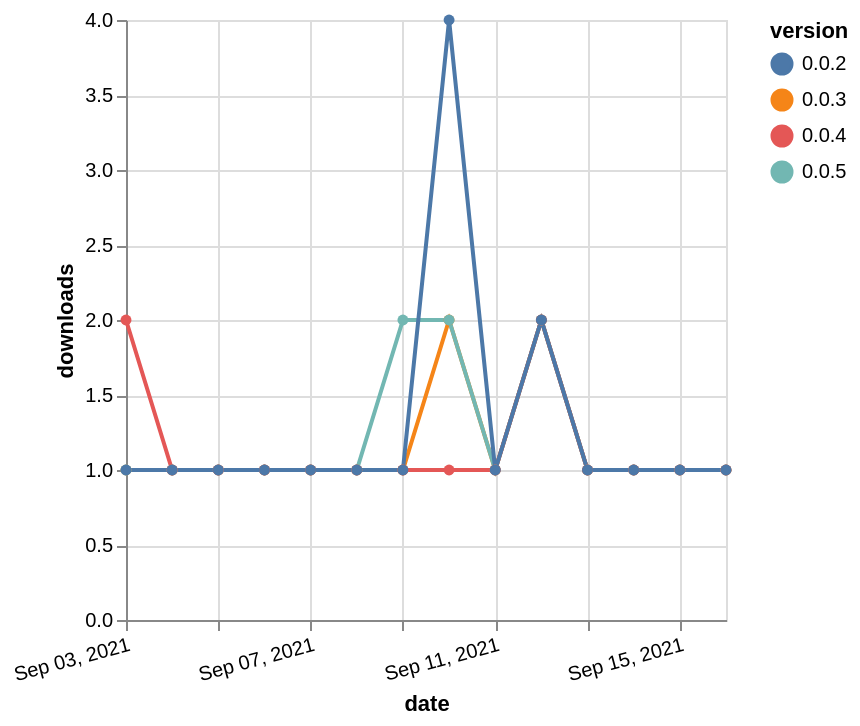

Write the Vega-Lite specification saved for this chart.
### Vega-Lite specification from a JSON file in a GitHub repository (floating-point values rounded to 4 significant figures)
{"$schema": "https://vega.github.io/schema/vega-lite/v5.json", "description": "A simple bar chart with embedded data.", "data": {"values": [{"date": "2021-09-03", "total": 161, "delta": 1, "version": "0.0.3"}, {"date": "2021-09-04", "total": 162, "delta": 1, "version": "0.0.3"}, {"date": "2021-09-05", "total": 163, "delta": 1, "version": "0.0.3"}, {"date": "2021-09-06", "total": 164, "delta": 1, "version": "0.0.3"}, {"date": "2021-09-07", "total": 165, "delta": 1, "version": "0.0.3"}, {"date": "2021-09-08", "total": 166, "delta": 1, "version": "0.0.3"}, {"date": "2021-09-09", "total": 167, "delta": 1, "version": "0.0.3"}, {"date": "2021-09-10", "total": 169, "delta": 2, "version": "0.0.3"}, {"date": "2021-09-11", "total": 170, "delta": 1, "version": "0.0.3"}, {"date": "2021-09-12", "total": 172, "delta": 2, "version": "0.0.3"}, {"date": "2021-09-13", "total": 173, "delta": 1, "version": "0.0.3"}, {"date": "2021-09-14", "total": 174, "delta": 1, "version": "0.0.3"}, {"date": "2021-09-15", "total": 175, "delta": 1, "version": "0.0.3"}, {"date": "2021-09-16", "total": 176, "delta": 1, "version": "0.0.3"}, {"date": "2021-09-03", "total": 149, "delta": 1, "version": "0.0.5"}, {"date": "2021-09-04", "total": 150, "delta": 1, "version": "0.0.5"}, {"date": "2021-09-05", "total": 151, "delta": 1, "version": "0.0.5"}, {"date": "2021-09-06", "total": 152, "delta": 1, "version": "0.0.5"}, {"date": "2021-09-07", "total": 153, "delta": 1, "version": "0.0.5"}, {"date": "2021-09-08", "total": 154, "delta": 1, "version": "0.0.5"}, {"date": "2021-09-09", "total": 156, "delta": 2, "version": "0.0.5"}, {"date": "2021-09-10", "total": 158, "delta": 2, "version": "0.0.5"}, {"date": "2021-09-11", "total": 159, "delta": 1, "version": "0.0.5"}, {"date": "2021-09-12", "total": 161, "delta": 2, "version": "0.0.5"}, {"date": "2021-09-13", "total": 162, "delta": 1, "version": "0.0.5"}, {"date": "2021-09-14", "total": 163, "delta": 1, "version": "0.0.5"}, {"date": "2021-09-15", "total": 164, "delta": 1, "version": "0.0.5"}, {"date": "2021-09-16", "total": 165, "delta": 1, "version": "0.0.5"}, {"date": "2021-09-03", "total": 162, "delta": 2, "version": "0.0.4"}, {"date": "2021-09-04", "total": 163, "delta": 1, "version": "0.0.4"}, {"date": "2021-09-05", "total": 164, "delta": 1, "version": "0.0.4"}, {"date": "2021-09-06", "total": 165, "delta": 1, "version": "0.0.4"}, {"date": "2021-09-07", "total": 166, "delta": 1, "version": "0.0.4"}, {"date": "2021-09-08", "total": 167, "delta": 1, "version": "0.0.4"}, {"date": "2021-09-09", "total": 168, "delta": 1, "version": "0.0.4"}, {"date": "2021-09-10", "total": 169, "delta": 1, "version": "0.0.4"}, {"date": "2021-09-11", "total": 170, "delta": 1, "version": "0.0.4"}, {"date": "2021-09-12", "total": 172, "delta": 2, "version": "0.0.4"}, {"date": "2021-09-13", "total": 173, "delta": 1, "version": "0.0.4"}, {"date": "2021-09-14", "total": 174, "delta": 1, "version": "0.0.4"}, {"date": "2021-09-15", "total": 175, "delta": 1, "version": "0.0.4"}, {"date": "2021-09-16", "total": 176, "delta": 1, "version": "0.0.4"}, {"date": "2021-09-03", "total": 273, "delta": 1, "version": "0.0.2"}, {"date": "2021-09-04", "total": 274, "delta": 1, "version": "0.0.2"}, {"date": "2021-09-05", "total": 275, "delta": 1, "version": "0.0.2"}, {"date": "2021-09-06", "total": 276, "delta": 1, "version": "0.0.2"}, {"date": "2021-09-07", "total": 277, "delta": 1, "version": "0.0.2"}, {"date": "2021-09-08", "total": 278, "delta": 1, "version": "0.0.2"}, {"date": "2021-09-09", "total": 279, "delta": 1, "version": "0.0.2"}, {"date": "2021-09-10", "total": 283, "delta": 4, "version": "0.0.2"}, {"date": "2021-09-11", "total": 284, "delta": 1, "version": "0.0.2"}, {"date": "2021-09-12", "total": 286, "delta": 2, "version": "0.0.2"}, {"date": "2021-09-13", "total": 287, "delta": 1, "version": "0.0.2"}, {"date": "2021-09-14", "total": 288, "delta": 1, "version": "0.0.2"}, {"date": "2021-09-15", "total": 289, "delta": 1, "version": "0.0.2"}, {"date": "2021-09-16", "total": 290, "delta": 1, "version": "0.0.2"}]}, "width": "container", "mark": {"type": "line", "point": {"filled": true}}, "encoding": {"x": {"field": "date", "type": "temporal", "timeUnit": "yearmonthdate", "title": "date", "axis": {"labelAngle": -15}}, "y": {"field": "delta", "type": "quantitative", "title": "downloads"}, "color": {"field": "version", "type": "nominal"}, "tooltip": {"field": "delta"}}}
